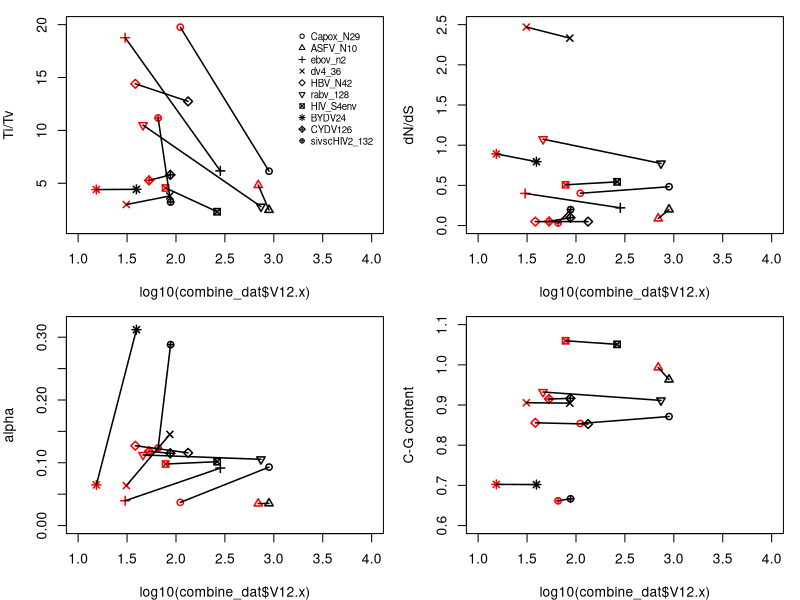

This chart was generated by the following R code:
raw_dat <- read.table('restuls_test.txt', as.is = T)

# Plot titv:

comp_dat <- raw_dat[grep('COMPLETE', raw_dat$V1), c(1, 2, 12, 5, 6, 13, 14, 15, 16)]
comp_dat$V1 <- gsub('COMPLETE', '', comp_dat$V1)
names_data <- gsub('[.]fasta', '', raw_dat$V1[-grep('COMPLETE|boot', raw_dat$V1)])

pruned_dat <- raw_dat[-(grep('boot|COMPLETE', raw_dat$V1)), c(1, 2, 12, 5, 6, 13, 14, 15, 16)]

combine_dat <- merge(x = comp_dat, y = pruned_dat, by.x = 1, by.y = 1)

gccont <- cbind(cg.x = ((combine_dat$V14.x + combine_dat$V15.x) / (combine_dat$V13.x + combine_dat$V16.x)), cg.y = ((combine_dat$V14.y + combine_dat$V15.y) / (combine_dat$V13.y + combine_dat$V16.y)))

combine_dat <- cbind(combine_dat, gccont)

# TITV
pdf('Fig1.pdf', useDingbats = F)
par(mfrow = c(2, 2))
par(mar = c(4, 4, 1, 1))
plot(log10(combine_dat$V12.x), combine_dat$V2.x, pch = 1:10, col = 'black', ylim = c(1, 20), xlim = c(1, 4), lwd = 1.5, ylab = 'Ti/Tv')
points(log10(combine_dat$V12.y), combine_dat$V2.y, pch = 1:10, col = 'red', lwd = 1.5)
legend(x = 3.2, y = 20, legend = names_data, bty = 'n', cex = 0.7, pch = 1:10)

for(i in 1:nrow(combine_dat)){
lines(x = c(log10(combine_dat$V12.x[i]), log10(combine_dat$V12.y[i])), y = c(combine_dat$V2.x[i], combine_dat$V2.y[i]), lwd = 1.5)
}

# dnds
plot(log10(combine_dat$V12.x), combine_dat$V5.x, pch = 1:10, col = 'black', ylim = c(0, 2.5), xlim = c(1, 4), lwd = 1.5, ylab = 'dN/dS')
points(log10(combine_dat$V12.y), combine_dat$V5.y, pch = 1:10, col = 'red', lwd = 1.5)

for(i in 1:nrow(combine_dat)){
lines(x = c(log10(combine_dat$V12.x[i]), log10(combine_dat$V12.y[i])), y = c(combine_dat$V5.x[i], combine_dat$V5.y[i]), lwd = 1.5)
}

# alpha
plot(log10(combine_dat$V12.x), combine_dat$V6.x, pch = 1:10, col = 'black', ylim = c(0, 0.32), xlim = c(1, 4), lwd = 1.5, ylab = 'alpha')
points(log10(combine_dat$V12.y), combine_dat$V6.y, pch = 1:10, col = 'red', lwd = 1.5)

for(i in 1:nrow(combine_dat)){
lines(x = c(log10(combine_dat$V12.x[i]), log10(combine_dat$V12.y[i])), y = c(combine_dat$V6.x[i], combine_dat$V6.y[i]), lwd = 1.5)
}

# GC cont
plot(log10(combine_dat$V12.x), combine_dat$cg.x, pch = 1:10, col = 'black', ylim = c(0.6, 1.1), xlim = c(1, 4), lwd = 1.5, ylab = 'C-G content')
points(log10(combine_dat$V12.y), combine_dat$cg.y, pch = 1:10, col = 'red', lwd = 1.5)

for(i in 1:nrow(combine_dat)){
lines(x = c(log10(combine_dat$V12.x[i]), log10(combine_dat$V12.y[i])), y = c(combine_dat$cg.x[i], combine_dat$cg.y[i]), lwd = 1.5)
}

dev.off()







if(F){
# TITV
par(mfrow = c(2, 1))
plot((combine_dat$V12.x), combine_dat$V2.x, pch = 1:10, col = 'black', ylim = c(1, 25), xlim = c(1, 1000))
points((combine_dat$V12.y), combine_dat$V2.y, pch = 1:10, col = 'red')

for(i in 1:nrow(combine_dat)){
lines(x = c((combine_dat$V12.x[i]), (combine_dat$V12.y[i])), y = c(combine_dat$V2.x[i], combine_dat$V2.y[i]))
}

# dnds
plot((combine_dat$V12.x), combine_dat$V5.x, pch = 1:10, col = 'black', ylim = c(0, 5), xlim = c(1, 1000))
points((combine_dat$V12.y), combine_dat$V5.y, pch = 1:10, col = 'red')

for(i in 1:nrow(combine_dat)){
lines(x = c((combine_dat$V12.x[i]), (combine_dat$V12.y[i])), y = c(combine_dat$V5.x[i], combine_dat$V5.y[i]))
}
}